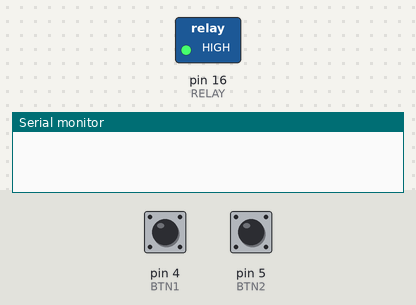
The sketch below on a simulated Arduino Uno, built with avr-gcc and run on an emulated ATmega328P. Parts: switched loads named in the sketch (green lamp = pin HIGH), the last lines printed to the serial monitor. The inputs (shaded band) are chosen by the test bench; at power-on: pin 4 (BTN1) HIGH, pin 5 (BTN2) HIGH.

Above: at 1.2 s.
1.3 s: pin 4 (BTN1) pulled LOW for 0.15 s
At 1.6 s:
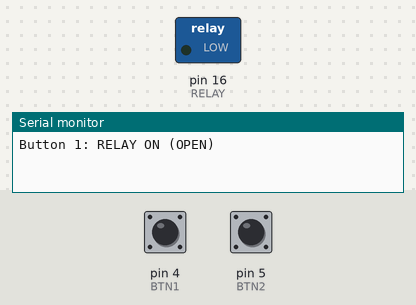
2.9 s: pin 5 (BTN2) pulled LOW for 0.15 s
At 4.1 s:
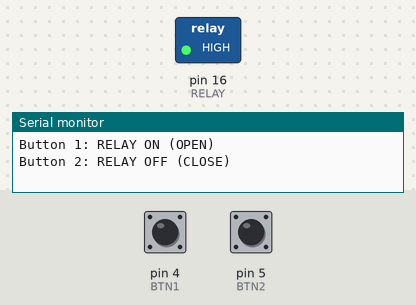
4.5 s: pin 4 (BTN1) pulled LOW for 1 s
At 5.3 s:
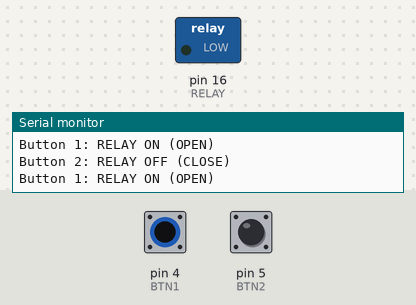
7.0 s: pin 5 (BTN2) pulled LOW for 1 s
At 7.3 s:
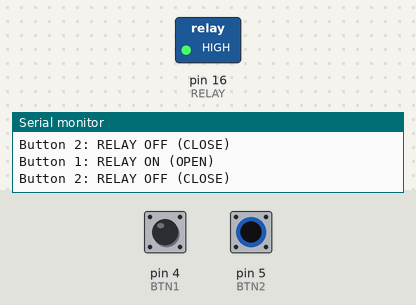
Timing chart, 0 to 10.0 s (numbered marks = the images above; inputs shaded):
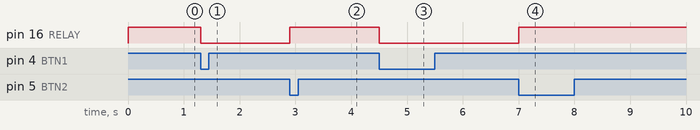

Measured:
- after the input at 1.3 s, pin 16 (RELAY): HIGH → LOW at once
- after the input at 2.9 s, pin 16 (RELAY): LOW → HIGH at once
- after the input at 4.5 s, pin 16 (RELAY): HIGH → LOW at once
- after the input at 7.0 s, pin 16 (RELAY): LOW → HIGH at once

The sketch:

UpVersion_for_Relay_Debugging.ino
```cpp
#define BTN1 4
#define BTN2 5
#define RELAY 16

bool lastBtn1 = HIGH;
bool lastBtn2 = HIGH;

// CHANGE THIS if your relay behaves opposite
#define RELAY_ON  LOW
#define RELAY_OFF HIGH

void setup() {
  Serial.begin(115200);

  pinMode(BTN1, INPUT_PULLUP);
  pinMode(BTN2, INPUT_PULLUP);

  pinMode(RELAY, OUTPUT);
  digitalWrite(RELAY, RELAY_OFF); // start OFF
}

void loop() {
  bool btn1 = digitalRead(BTN1);
  bool btn2 = digitalRead(BTN2);

  // BUTTON 1 → RELAY ON (OPEN)
  if (btn1 == LOW && lastBtn1 == HIGH) {
    Serial.println("Button 1: RELAY ON (OPEN)");
    digitalWrite(RELAY, RELAY_ON);
  }

  // BUTTON 2 → RELAY OFF (CLOSE)
  if (btn2 == LOW && lastBtn2 == HIGH) {
    Serial.println("Button 2: RELAY OFF (CLOSE)");
    digitalWrite(RELAY, RELAY_OFF);
  }

  lastBtn1 = btn1;
  lastBtn2 = btn2;

  delay(50);
}
```
